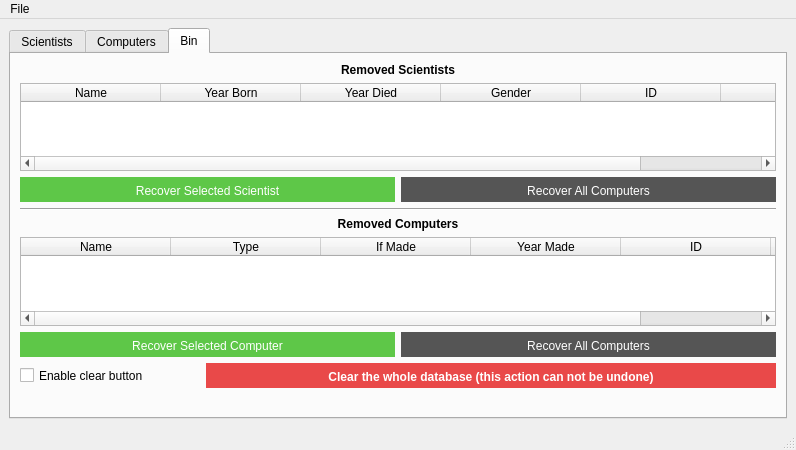
<?xml version="1.0" encoding="UTF-8"?>
<ui version="4.0">
 <class>MainWindow</class>
 <widget class="QMainWindow" name="MainWindow">
  <property name="geometry">
   <rect>
    <x>0</x>
    <y>0</y>
    <width>796</width>
    <height>450</height>
   </rect>
  </property>
  <property name="minimumSize">
   <size>
    <width>650</width>
    <height>450</height>
   </size>
  </property>
  <property name="maximumSize">
   <size>
    <width>16777215</width>
    <height>16777215</height>
   </size>
  </property>
  <property name="windowTitle">
   <string>Scientists and Computers</string>
  </property>
  <property name="styleSheet">
   <string notr="true"/>
  </property>
  <widget class="QWidget" name="centralwidget">
   <layout class="QVBoxLayout" name="verticalLayout">
    <item>
     <widget class="QTabWidget" name="tabs">
      <property name="minimumSize">
       <size>
        <width>500</width>
        <height>40</height>
       </size>
      </property>
      <property name="maximumSize">
       <size>
        <width>16777215</width>
        <height>16777215</height>
       </size>
      </property>
      <property name="layoutDirection">
       <enum>Qt::LeftToRight</enum>
      </property>
      <property name="styleSheet">
       <string notr="true"/>
      </property>
      <property name="currentIndex">
       <number>2</number>
      </property>
      <widget class="QWidget" name="tab_scientists">
       <property name="enabled">
        <bool>true</bool>
       </property>
       <attribute name="title">
        <string>Scientists</string>
       </attribute>
       <layout class="QVBoxLayout" name="verticalLayout_4">
        <item>
         <layout class="QVBoxLayout" name="verticalLayout_2">
          <property name="spacing">
           <number>6</number>
          </property>
          <item>
           <widget class="QLineEdit" name="input_search_scientists">
            <property name="minimumSize">
             <size>
              <width>200</width>
              <height>20</height>
             </size>
            </property>
            <property name="maximumSize">
             <size>
              <width>16777215</width>
              <height>50</height>
             </size>
            </property>
            <property name="styleSheet">
             <string notr="true">border: 1px solid #333;
padding: 4px 0 3px 4px;
font-size: 16px;</string>
            </property>
            <property name="placeholderText">
             <string>Search</string>
            </property>
           </widget>
          </item>
          <item>
           <widget class="QTableWidget" name="table_display_scientists">
            <property name="minimumSize">
             <size>
              <width>200</width>
              <height>100</height>
             </size>
            </property>
            <property name="maximumSize">
             <size>
              <width>16777215</width>
              <height>16777215</height>
             </size>
            </property>
            <property name="styleSheet">
             <string notr="true"/>
            </property>
            <property name="editTriggers">
             <set>QAbstractItemView::NoEditTriggers</set>
            </property>
            <property name="selectionBehavior">
             <enum>QAbstractItemView::SelectRows</enum>
            </property>
            <property name="sortingEnabled">
             <bool>true</bool>
            </property>
            <attribute name="horizontalHeaderDefaultSectionSize">
             <number>140</number>
            </attribute>
            <attribute name="horizontalHeaderHighlightSections">
             <bool>true</bool>
            </attribute>
            <attribute name="horizontalHeaderShowSortIndicator" stdset="0">
             <bool>true</bool>
            </attribute>
            <attribute name="horizontalHeaderStretchLastSection">
             <bool>true</bool>
            </attribute>
            <column>
             <property name="text">
              <string>Name</string>
             </property>
            </column>
            <column>
             <property name="text">
              <string>Year Born</string>
             </property>
            </column>
            <column>
             <property name="text">
              <string>Year Died</string>
             </property>
            </column>
            <column>
             <property name="text">
              <string>Gender</string>
             </property>
            </column>
            <column>
             <property name="text">
              <string>ID</string>
             </property>
            </column>
            <column>
             <property name="text">
              <string/>
             </property>
            </column>
           </widget>
          </item>
          <item>
           <widget class="QLabel" name="label_status_scientists">
            <property name="enabled">
             <bool>true</bool>
            </property>
            <property name="font">
             <font>
              <family>Helvetica</family>
              <weight>75</weight>
              <bold>true</bold>
             </font>
            </property>
            <property name="styleSheet">
             <string notr="true"/>
            </property>
            <property name="text">
             <string/>
            </property>
            <property name="alignment">
             <set>Qt::AlignCenter</set>
            </property>
           </widget>
          </item>
          <item>
           <layout class="QHBoxLayout" name="horizontalLayout_4">
            <item>
             <widget class="QPushButton" name="button_details_scientists">
              <property name="enabled">
               <bool>false</bool>
              </property>
              <property name="minimumSize">
               <size>
                <width>100</width>
                <height>20</height>
               </size>
              </property>
              <property name="maximumSize">
               <size>
                <width>16777215</width>
                <height>50</height>
               </size>
              </property>
              <property name="cursor">
               <cursorShape>PointingHandCursor</cursorShape>
              </property>
              <property name="styleSheet">
               <string notr="true">border: 0px solid #333;
padding: 7px 0 4px 0;
background-color: #555;
color: #fff;
font-weight: bold;
font: 25 13pt &quot;Helvetica&quot;;</string>
              </property>
              <property name="text">
               <string>Details</string>
              </property>
             </widget>
            </item>
            <item>
             <widget class="QPushButton" name="button_edit_scientists">
              <property name="enabled">
               <bool>false</bool>
              </property>
              <property name="minimumSize">
               <size>
                <width>100</width>
                <height>20</height>
               </size>
              </property>
              <property name="maximumSize">
               <size>
                <width>16777215</width>
                <height>50</height>
               </size>
              </property>
              <property name="cursor">
               <cursorShape>PointingHandCursor</cursorShape>
              </property>
              <property name="styleSheet">
               <string notr="true">border: 0px solid #333;
padding: 7px 0 4px 0;
background-color: #555;
color: #fff;
font-weight: bold;
font: 25 13pt &quot;Helvetica&quot;;</string>
              </property>
              <property name="text">
               <string>Edit</string>
              </property>
             </widget>
            </item>
            <item>
             <widget class="QPushButton" name="button_remove_scientists">
              <property name="enabled">
               <bool>false</bool>
              </property>
              <property name="minimumSize">
               <size>
                <width>100</width>
                <height>20</height>
               </size>
              </property>
              <property name="maximumSize">
               <size>
                <width>16777215</width>
                <height>50</height>
               </size>
              </property>
              <property name="cursor">
               <cursorShape>PointingHandCursor</cursorShape>
              </property>
              <property name="styleSheet">
               <string notr="true">border: 0px solid #333;
padding: 7px 0 4px 0;
background-color: #E94949;
color: #fff;
font-weight: bold;
font: 25 13pt &quot;Helvetica&quot;;</string>
              </property>
              <property name="text">
               <string>Remove Selected</string>
              </property>
             </widget>
            </item>
           </layout>
          </item>
          <item>
           <widget class="QPushButton" name="button_addnew_scientists">
            <property name="minimumSize">
             <size>
              <width>300</width>
              <height>20</height>
             </size>
            </property>
            <property name="maximumSize">
             <size>
              <width>16777215</width>
              <height>50</height>
             </size>
            </property>
            <property name="cursor">
             <cursorShape>PointingHandCursor</cursorShape>
            </property>
            <property name="autoFillBackground">
             <bool>false</bool>
            </property>
            <property name="styleSheet">
             <string notr="true">border: 0px solid #333;
padding: 7px 0 5px 0;
background-color: #5EC748;
color: #fff;
font: 13pt &quot;Helvetica&quot;;</string>
            </property>
            <property name="text">
             <string>Add New Scientist</string>
            </property>
           </widget>
          </item>
         </layout>
        </item>
       </layout>
      </widget>
      <widget class="QWidget" name="tab_computers">
       <attribute name="title">
        <string>Computers</string>
       </attribute>
       <layout class="QVBoxLayout" name="verticalLayout_5">
        <item>
         <layout class="QVBoxLayout" name="verticalLayout_3">
          <property name="spacing">
           <number>6</number>
          </property>
          <item>
           <widget class="QLineEdit" name="input_search_computers">
            <property name="minimumSize">
             <size>
              <width>200</width>
              <height>20</height>
             </size>
            </property>
            <property name="maximumSize">
             <size>
              <width>16777215</width>
              <height>50</height>
             </size>
            </property>
            <property name="styleSheet">
             <string notr="true">border: 1px solid #333;
padding: 4px 0 3px 4px;
font-size: 16px;</string>
            </property>
            <property name="placeholderText">
             <string>Search</string>
            </property>
           </widget>
          </item>
          <item>
           <widget class="QTableWidget" name="table_display_computers">
            <property name="minimumSize">
             <size>
              <width>200</width>
              <height>50</height>
             </size>
            </property>
            <property name="maximumSize">
             <size>
              <width>16777215</width>
              <height>16777215</height>
             </size>
            </property>
            <property name="styleSheet">
             <string notr="true"/>
            </property>
            <property name="editTriggers">
             <set>QAbstractItemView::NoEditTriggers</set>
            </property>
            <property name="selectionBehavior">
             <enum>QAbstractItemView::SelectRows</enum>
            </property>
            <property name="sortingEnabled">
             <bool>true</bool>
            </property>
            <attribute name="horizontalHeaderDefaultSectionSize">
             <number>150</number>
            </attribute>
            <attribute name="horizontalHeaderHighlightSections">
             <bool>true</bool>
            </attribute>
            <attribute name="horizontalHeaderShowSortIndicator" stdset="0">
             <bool>true</bool>
            </attribute>
            <attribute name="horizontalHeaderStretchLastSection">
             <bool>true</bool>
            </attribute>
            <column>
             <property name="text">
              <string>Name</string>
             </property>
            </column>
            <column>
             <property name="text">
              <string>Type</string>
             </property>
            </column>
            <column>
             <property name="text">
              <string>If Made</string>
             </property>
            </column>
            <column>
             <property name="text">
              <string>Year Made</string>
             </property>
            </column>
            <column>
             <property name="text">
              <string>ID</string>
             </property>
            </column>
            <column>
             <property name="text">
              <string/>
             </property>
            </column>
           </widget>
          </item>
          <item>
           <widget class="QLabel" name="label_status_computers">
            <property name="font">
             <font>
              <family>Helvetica</family>
              <weight>75</weight>
              <bold>true</bold>
             </font>
            </property>
            <property name="text">
             <string/>
            </property>
            <property name="alignment">
             <set>Qt::AlignCenter</set>
            </property>
           </widget>
          </item>
          <item>
           <layout class="QHBoxLayout" name="horizontalLayout_5">
            <item>
             <widget class="QPushButton" name="button_details_computers">
              <property name="enabled">
               <bool>false</bool>
              </property>
              <property name="minimumSize">
               <size>
                <width>100</width>
                <height>20</height>
               </size>
              </property>
              <property name="maximumSize">
               <size>
                <width>16777215</width>
                <height>50</height>
               </size>
              </property>
              <property name="cursor">
               <cursorShape>PointingHandCursor</cursorShape>
              </property>
              <property name="styleSheet">
               <string notr="true">border: 0px solid #333;
padding: 7px 0 4px 0;
background-color: #555;
color: #fff;
font-weight: bold;
font: 25 13pt &quot;Helvetica&quot;;</string>
              </property>
              <property name="text">
               <string>Details</string>
              </property>
             </widget>
            </item>
            <item>
             <widget class="QPushButton" name="button_edit_computers">
              <property name="enabled">
               <bool>false</bool>
              </property>
              <property name="minimumSize">
               <size>
                <width>100</width>
                <height>20</height>
               </size>
              </property>
              <property name="maximumSize">
               <size>
                <width>16777215</width>
                <height>50</height>
               </size>
              </property>
              <property name="cursor">
               <cursorShape>PointingHandCursor</cursorShape>
              </property>
              <property name="styleSheet">
               <string notr="true">border: 0px solid #333;
padding: 7px 0 4px 0;
background-color: #555;
color: #fff;
font-weight: bold;
font: 25 13pt &quot;Helvetica&quot;;</string>
              </property>
              <property name="text">
               <string>Edit</string>
              </property>
             </widget>
            </item>
            <item>
             <widget class="QPushButton" name="button_remove_computers">
              <property name="enabled">
               <bool>false</bool>
              </property>
              <property name="minimumSize">
               <size>
                <width>100</width>
                <height>20</height>
               </size>
              </property>
              <property name="maximumSize">
               <size>
                <width>16777215</width>
                <height>50</height>
               </size>
              </property>
              <property name="cursor">
               <cursorShape>PointingHandCursor</cursorShape>
              </property>
              <property name="styleSheet">
               <string notr="true">border: 0px solid #333;
padding: 7px 0 4px 0;
background-color: #E94949;
color: #fff;
font-weight: bold;
font: 25 13pt &quot;Helvetica&quot;;</string>
              </property>
              <property name="text">
               <string>Remove Selected</string>
              </property>
             </widget>
            </item>
           </layout>
          </item>
          <item>
           <widget class="QPushButton" name="button_addnew_computers">
            <property name="minimumSize">
             <size>
              <width>300</width>
              <height>20</height>
             </size>
            </property>
            <property name="maximumSize">
             <size>
              <width>16777215</width>
              <height>50</height>
             </size>
            </property>
            <property name="cursor">
             <cursorShape>PointingHandCursor</cursorShape>
            </property>
            <property name="autoFillBackground">
             <bool>false</bool>
            </property>
            <property name="styleSheet">
             <string notr="true">border: 0px solid #333;
padding: 7px 0 5px 0;
background-color: #5EC748;
color: #fff;
font: 13pt &quot;Helvetica&quot;;</string>
            </property>
            <property name="text">
             <string>Add New Computer</string>
            </property>
           </widget>
          </item>
         </layout>
        </item>
       </layout>
      </widget>
      <widget class="QWidget" name="tab_bin">
       <attribute name="icon">
        <iconset>
         <normaloff>images/bin.png</normaloff>images/bin.png</iconset>
       </attribute>
       <attribute name="title">
        <string>Bin</string>
       </attribute>
       <layout class="QVBoxLayout" name="verticalLayout_7">
        <item>
         <layout class="QVBoxLayout" name="verticalLayout_6">
          <item>
           <widget class="QLabel" name="label_removed_scientists">
            <property name="font">
             <font>
              <family>Helvetica</family>
             </font>
            </property>
            <property name="text">
             <string>&lt;h4&gt;Removed Scientists&lt;/h4&gt;</string>
            </property>
            <property name="alignment">
             <set>Qt::AlignCenter</set>
            </property>
           </widget>
          </item>
          <item>
           <widget class="QTableWidget" name="table_removed_scientists">
            <property name="sizePolicy">
             <sizepolicy hsizetype="Expanding" vsizetype="Expanding">
              <horstretch>0</horstretch>
              <verstretch>0</verstretch>
             </sizepolicy>
            </property>
            <property name="minimumSize">
             <size>
              <width>200</width>
              <height>60</height>
             </size>
            </property>
            <property name="maximumSize">
             <size>
              <width>16777215</width>
              <height>16777215</height>
             </size>
            </property>
            <property name="editTriggers">
             <set>QAbstractItemView::NoEditTriggers</set>
            </property>
            <property name="selectionBehavior">
             <enum>QAbstractItemView::SelectRows</enum>
            </property>
            <property name="sortingEnabled">
             <bool>true</bool>
            </property>
            <attribute name="horizontalHeaderDefaultSectionSize">
             <number>140</number>
            </attribute>
            <attribute name="horizontalHeaderShowSortIndicator" stdset="0">
             <bool>true</bool>
            </attribute>
            <attribute name="horizontalHeaderStretchLastSection">
             <bool>true</bool>
            </attribute>
            <column>
             <property name="text">
              <string>Name</string>
             </property>
            </column>
            <column>
             <property name="text">
              <string>Year Born</string>
             </property>
            </column>
            <column>
             <property name="text">
              <string>Year Died</string>
             </property>
            </column>
            <column>
             <property name="text">
              <string>Gender</string>
             </property>
            </column>
            <column>
             <property name="text">
              <string>ID</string>
             </property>
            </column>
            <column>
             <property name="text">
              <string/>
             </property>
            </column>
           </widget>
          </item>
          <item>
           <layout class="QHBoxLayout" name="horizontalLayout_6">
            <item>
             <widget class="QPushButton" name="button_recover_scientists">
              <property name="enabled">
               <bool>false</bool>
              </property>
              <property name="minimumSize">
               <size>
                <width>100</width>
                <height>25</height>
               </size>
              </property>
              <property name="maximumSize">
               <size>
                <width>16777215</width>
                <height>50</height>
               </size>
              </property>
              <property name="cursor">
               <cursorShape>PointingHandCursor</cursorShape>
              </property>
              <property name="styleSheet">
               <string notr="true">border: 0px solid #333;
padding: 7px 0 5px 0;
background-color: #5EC748;
color: #fff;
font: 13pt &quot;Helvetica&quot;;</string>
              </property>
              <property name="text">
               <string>Recover Selected Scientist</string>
              </property>
             </widget>
            </item>
            <item>
             <widget class="QPushButton" name="button_recover_all_scientists">
              <property name="enabled">
               <bool>false</bool>
              </property>
              <property name="minimumSize">
               <size>
                <width>100</width>
                <height>25</height>
               </size>
              </property>
              <property name="maximumSize">
               <size>
                <width>16777215</width>
                <height>50</height>
               </size>
              </property>
              <property name="cursor">
               <cursorShape>PointingHandCursor</cursorShape>
              </property>
              <property name="styleSheet">
               <string notr="true">border: 0px solid #333;
padding: 7px 0 5px 0;
background-color: #555;
color: #fff;
font: 13pt &quot;Helvetica&quot;;</string>
              </property>
              <property name="text">
               <string>Recover All Computers</string>
              </property>
             </widget>
            </item>
           </layout>
          </item>
          <item>
           <widget class="Line" name="line">
            <property name="orientation">
             <enum>Qt::Horizontal</enum>
            </property>
           </widget>
          </item>
          <item>
           <widget class="QLabel" name="label_removed_computers">
            <property name="font">
             <font>
              <family>Helvetica</family>
             </font>
            </property>
            <property name="text">
             <string>&lt;h4&gt;Removed Computers&lt;/h4&gt;</string>
            </property>
            <property name="alignment">
             <set>Qt::AlignCenter</set>
            </property>
           </widget>
          </item>
          <item>
           <widget class="QTableWidget" name="table_removed_computers">
            <property name="minimumSize">
             <size>
              <width>200</width>
              <height>60</height>
             </size>
            </property>
            <property name="maximumSize">
             <size>
              <width>16777215</width>
              <height>16777215</height>
             </size>
            </property>
            <property name="editTriggers">
             <set>QAbstractItemView::NoEditTriggers</set>
            </property>
            <property name="selectionBehavior">
             <enum>QAbstractItemView::SelectRows</enum>
            </property>
            <property name="sortingEnabled">
             <bool>true</bool>
            </property>
            <attribute name="horizontalHeaderDefaultSectionSize">
             <number>150</number>
            </attribute>
            <attribute name="horizontalHeaderStretchLastSection">
             <bool>true</bool>
            </attribute>
            <column>
             <property name="text">
              <string>Name</string>
             </property>
            </column>
            <column>
             <property name="text">
              <string>Type</string>
             </property>
            </column>
            <column>
             <property name="text">
              <string>If Made</string>
             </property>
            </column>
            <column>
             <property name="text">
              <string>Year Made</string>
             </property>
            </column>
            <column>
             <property name="text">
              <string>ID</string>
             </property>
            </column>
            <column>
             <property name="text">
              <string/>
             </property>
            </column>
           </widget>
          </item>
          <item>
           <layout class="QHBoxLayout" name="horizontalLayout_7">
            <item>
             <widget class="QPushButton" name="button_recover_computers">
              <property name="enabled">
               <bool>false</bool>
              </property>
              <property name="minimumSize">
               <size>
                <width>100</width>
                <height>25</height>
               </size>
              </property>
              <property name="maximumSize">
               <size>
                <width>16777215</width>
                <height>50</height>
               </size>
              </property>
              <property name="cursor">
               <cursorShape>PointingHandCursor</cursorShape>
              </property>
              <property name="styleSheet">
               <string notr="true">border: 0px solid #333;
padding: 7px 0 5px 0;
background-color: #5EC748;
color: #fff;
font: 13pt &quot;Helvetica&quot;;</string>
              </property>
              <property name="text">
               <string>Recover Selected Computer</string>
              </property>
             </widget>
            </item>
            <item>
             <widget class="QPushButton" name="button_recover_all_computers">
              <property name="enabled">
               <bool>false</bool>
              </property>
              <property name="minimumSize">
               <size>
                <width>100</width>
                <height>25</height>
               </size>
              </property>
              <property name="maximumSize">
               <size>
                <width>16777215</width>
                <height>50</height>
               </size>
              </property>
              <property name="cursor">
               <cursorShape>PointingHandCursor</cursorShape>
              </property>
              <property name="styleSheet">
               <string notr="true">border: 0px solid #333;
padding: 7px 0 5px 0;
background-color: #555;
color: #fff;
font: 13pt &quot;Helvetica&quot;;</string>
              </property>
              <property name="text">
               <string>Recover All Computers</string>
              </property>
             </widget>
            </item>
           </layout>
          </item>
          <item>
           <layout class="QHBoxLayout" name="horizontalLayout">
            <item>
             <widget class="QCheckBox" name="checkbox_bin_clear">
              <property name="minimumSize">
               <size>
                <width>150</width>
                <height>20</height>
               </size>
              </property>
              <property name="maximumSize">
               <size>
                <width>180</width>
                <height>25</height>
               </size>
              </property>
              <property name="text">
               <string>Enable clear button</string>
              </property>
             </widget>
            </item>
            <item>
             <widget class="QPushButton" name="button_bin_clear">
              <property name="enabled">
               <bool>true</bool>
              </property>
              <property name="minimumSize">
               <size>
                <width>100</width>
                <height>25</height>
               </size>
              </property>
              <property name="maximumSize">
               <size>
                <width>16777215</width>
                <height>50</height>
               </size>
              </property>
              <property name="cursor">
               <cursorShape>PointingHandCursor</cursorShape>
              </property>
              <property name="styleSheet">
               <string notr="true">border: 0px solid #333;
padding: 7px 0 4px 0;
background-color: #E94949;
color: #fff;
font-weight: bold;
font: 25 13pt &quot;Helvetica&quot;;</string>
              </property>
              <property name="text">
               <string>Clear the whole database (this action can not be undone)</string>
              </property>
             </widget>
            </item>
           </layout>
          </item>
         </layout>
        </item>
        <item>
         <widget class="QLabel" name="label_status_bin">
          <property name="font">
           <font>
            <family>Helvetica</family>
            <weight>75</weight>
            <bold>true</bold>
           </font>
          </property>
          <property name="text">
           <string/>
          </property>
          <property name="alignment">
           <set>Qt::AlignCenter</set>
          </property>
         </widget>
        </item>
       </layout>
      </widget>
     </widget>
    </item>
   </layout>
  </widget>
  <widget class="QStatusBar" name="statusbar"/>
  <widget class="QMenuBar" name="menubar">
   <property name="geometry">
    <rect>
     <x>0</x>
     <y>0</y>
     <width>796</width>
     <height>22</height>
    </rect>
   </property>
   <widget class="QMenu" name="menuFile">
    <property name="title">
     <string>File</string>
    </property>
    <addaction name="manual"/>
    <addaction name="actionExit"/>
   </widget>
   <addaction name="menuFile"/>
  </widget>
  <action name="actionClose_program">
   <property name="text">
    <string>Close program</string>
   </property>
  </action>
  <action name="manual">
   <property name="text">
    <string>Help</string>
   </property>
  </action>
  <action name="actionExit">
   <property name="text">
    <string>Exit</string>
   </property>
  </action>
 </widget>
 <tabstops>
  <tabstop>tabs</tabstop>
  <tabstop>input_search_scientists</tabstop>
  <tabstop>table_display_scientists</tabstop>
  <tabstop>button_details_scientists</tabstop>
  <tabstop>button_edit_scientists</tabstop>
  <tabstop>button_remove_scientists</tabstop>
  <tabstop>button_addnew_scientists</tabstop>
  <tabstop>input_search_computers</tabstop>
  <tabstop>table_display_computers</tabstop>
  <tabstop>button_details_computers</tabstop>
  <tabstop>button_edit_computers</tabstop>
  <tabstop>button_remove_computers</tabstop>
  <tabstop>button_addnew_computers</tabstop>
  <tabstop>table_removed_scientists</tabstop>
  <tabstop>button_recover_scientists</tabstop>
  <tabstop>button_recover_all_scientists</tabstop>
  <tabstop>table_removed_computers</tabstop>
  <tabstop>button_recover_computers</tabstop>
  <tabstop>button_recover_all_computers</tabstop>
  <tabstop>checkbox_bin_clear</tabstop>
  <tabstop>button_bin_clear</tabstop>
 </tabstops>
 <resources/>
 <connections/>
</ui>
